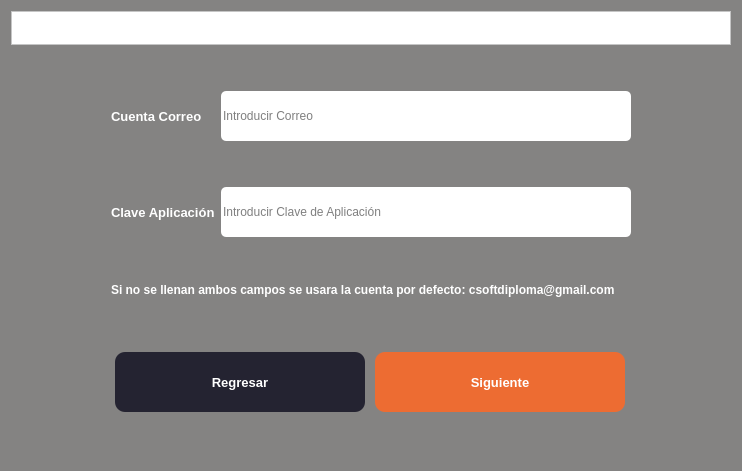
<?xml version="1.0" encoding="UTF-8"?>
<ui version="4.0">
 <class>Form</class>
 <widget class="QWidget" name="Form">
  <property name="geometry">
   <rect>
    <x>0</x>
    <y>0</y>
    <width>742</width>
    <height>471</height>
   </rect>
  </property>
  <property name="palette">
   <palette>
    <active>
     <colorrole role="WindowText">
      <brush brushstyle="SolidPattern">
       <color alpha="255">
        <red>255</red>
        <green>255</green>
        <blue>255</blue>
       </color>
      </brush>
     </colorrole>
     <colorrole role="Button">
      <brush brushstyle="SolidPattern">
       <color alpha="255">
        <red>132</red>
        <green>131</green>
        <blue>130</blue>
       </color>
      </brush>
     </colorrole>
     <colorrole role="Light">
      <brush brushstyle="SolidPattern">
       <color alpha="255">
        <red>255</red>
        <green>255</green>
        <blue>255</blue>
       </color>
      </brush>
     </colorrole>
     <colorrole role="Midlight">
      <brush brushstyle="SolidPattern">
       <color alpha="255">
        <red>255</red>
        <green>255</green>
        <blue>255</blue>
       </color>
      </brush>
     </colorrole>
     <colorrole role="Dark">
      <brush brushstyle="SolidPattern">
       <color alpha="255">
        <red>127</red>
        <green>127</green>
        <blue>127</blue>
       </color>
      </brush>
     </colorrole>
     <colorrole role="Mid">
      <brush brushstyle="SolidPattern">
       <color alpha="255">
        <red>170</red>
        <green>170</green>
        <blue>170</blue>
       </color>
      </brush>
     </colorrole>
     <colorrole role="Text">
      <brush brushstyle="SolidPattern">
       <color alpha="255">
        <red>255</red>
        <green>255</green>
        <blue>255</blue>
       </color>
      </brush>
     </colorrole>
     <colorrole role="BrightText">
      <brush brushstyle="SolidPattern">
       <color alpha="255">
        <red>255</red>
        <green>255</green>
        <blue>255</blue>
       </color>
      </brush>
     </colorrole>
     <colorrole role="ButtonText">
      <brush brushstyle="SolidPattern">
       <color alpha="255">
        <red>255</red>
        <green>255</green>
        <blue>255</blue>
       </color>
      </brush>
     </colorrole>
     <colorrole role="Base">
      <brush brushstyle="SolidPattern">
       <color alpha="255">
        <red>132</red>
        <green>131</green>
        <blue>130</blue>
       </color>
      </brush>
     </colorrole>
     <colorrole role="Window">
      <brush brushstyle="SolidPattern">
       <color alpha="255">
        <red>132</red>
        <green>131</green>
        <blue>130</blue>
       </color>
      </brush>
     </colorrole>
     <colorrole role="Shadow">
      <brush brushstyle="SolidPattern">
       <color alpha="255">
        <red>0</red>
        <green>0</green>
        <blue>0</blue>
       </color>
      </brush>
     </colorrole>
     <colorrole role="AlternateBase">
      <brush brushstyle="SolidPattern">
       <color alpha="255">
        <red>255</red>
        <green>255</green>
        <blue>255</blue>
       </color>
      </brush>
     </colorrole>
     <colorrole role="ToolTipBase">
      <brush brushstyle="SolidPattern">
       <color alpha="255">
        <red>255</red>
        <green>255</green>
        <blue>220</blue>
       </color>
      </brush>
     </colorrole>
     <colorrole role="ToolTipText">
      <brush brushstyle="SolidPattern">
       <color alpha="255">
        <red>0</red>
        <green>0</green>
        <blue>0</blue>
       </color>
      </brush>
     </colorrole>
    </active>
    <inactive>
     <colorrole role="WindowText">
      <brush brushstyle="SolidPattern">
       <color alpha="255">
        <red>255</red>
        <green>255</green>
        <blue>255</blue>
       </color>
      </brush>
     </colorrole>
     <colorrole role="Button">
      <brush brushstyle="SolidPattern">
       <color alpha="255">
        <red>132</red>
        <green>131</green>
        <blue>130</blue>
       </color>
      </brush>
     </colorrole>
     <colorrole role="Light">
      <brush brushstyle="SolidPattern">
       <color alpha="255">
        <red>255</red>
        <green>255</green>
        <blue>255</blue>
       </color>
      </brush>
     </colorrole>
     <colorrole role="Midlight">
      <brush brushstyle="SolidPattern">
       <color alpha="255">
        <red>255</red>
        <green>255</green>
        <blue>255</blue>
       </color>
      </brush>
     </colorrole>
     <colorrole role="Dark">
      <brush brushstyle="SolidPattern">
       <color alpha="255">
        <red>127</red>
        <green>127</green>
        <blue>127</blue>
       </color>
      </brush>
     </colorrole>
     <colorrole role="Mid">
      <brush brushstyle="SolidPattern">
       <color alpha="255">
        <red>170</red>
        <green>170</green>
        <blue>170</blue>
       </color>
      </brush>
     </colorrole>
     <colorrole role="Text">
      <brush brushstyle="SolidPattern">
       <color alpha="255">
        <red>255</red>
        <green>255</green>
        <blue>255</blue>
       </color>
      </brush>
     </colorrole>
     <colorrole role="BrightText">
      <brush brushstyle="SolidPattern">
       <color alpha="255">
        <red>255</red>
        <green>255</green>
        <blue>255</blue>
       </color>
      </brush>
     </colorrole>
     <colorrole role="ButtonText">
      <brush brushstyle="SolidPattern">
       <color alpha="255">
        <red>255</red>
        <green>255</green>
        <blue>255</blue>
       </color>
      </brush>
     </colorrole>
     <colorrole role="Base">
      <brush brushstyle="SolidPattern">
       <color alpha="255">
        <red>132</red>
        <green>131</green>
        <blue>130</blue>
       </color>
      </brush>
     </colorrole>
     <colorrole role="Window">
      <brush brushstyle="SolidPattern">
       <color alpha="255">
        <red>132</red>
        <green>131</green>
        <blue>130</blue>
       </color>
      </brush>
     </colorrole>
     <colorrole role="Shadow">
      <brush brushstyle="SolidPattern">
       <color alpha="255">
        <red>0</red>
        <green>0</green>
        <blue>0</blue>
       </color>
      </brush>
     </colorrole>
     <colorrole role="AlternateBase">
      <brush brushstyle="SolidPattern">
       <color alpha="255">
        <red>255</red>
        <green>255</green>
        <blue>255</blue>
       </color>
      </brush>
     </colorrole>
     <colorrole role="ToolTipBase">
      <brush brushstyle="SolidPattern">
       <color alpha="255">
        <red>255</red>
        <green>255</green>
        <blue>220</blue>
       </color>
      </brush>
     </colorrole>
     <colorrole role="ToolTipText">
      <brush brushstyle="SolidPattern">
       <color alpha="255">
        <red>0</red>
        <green>0</green>
        <blue>0</blue>
       </color>
      </brush>
     </colorrole>
    </inactive>
    <disabled>
     <colorrole role="WindowText">
      <brush brushstyle="SolidPattern">
       <color alpha="255">
        <red>255</red>
        <green>255</green>
        <blue>255</blue>
       </color>
      </brush>
     </colorrole>
     <colorrole role="Button">
      <brush brushstyle="SolidPattern">
       <color alpha="255">
        <red>132</red>
        <green>131</green>
        <blue>130</blue>
       </color>
      </brush>
     </colorrole>
     <colorrole role="Light">
      <brush brushstyle="SolidPattern">
       <color alpha="255">
        <red>255</red>
        <green>255</green>
        <blue>255</blue>
       </color>
      </brush>
     </colorrole>
     <colorrole role="Midlight">
      <brush brushstyle="SolidPattern">
       <color alpha="255">
        <red>255</red>
        <green>255</green>
        <blue>255</blue>
       </color>
      </brush>
     </colorrole>
     <colorrole role="Dark">
      <brush brushstyle="SolidPattern">
       <color alpha="255">
        <red>127</red>
        <green>127</green>
        <blue>127</blue>
       </color>
      </brush>
     </colorrole>
     <colorrole role="Mid">
      <brush brushstyle="SolidPattern">
       <color alpha="255">
        <red>170</red>
        <green>170</green>
        <blue>170</blue>
       </color>
      </brush>
     </colorrole>
     <colorrole role="Text">
      <brush brushstyle="SolidPattern">
       <color alpha="255">
        <red>255</red>
        <green>255</green>
        <blue>255</blue>
       </color>
      </brush>
     </colorrole>
     <colorrole role="BrightText">
      <brush brushstyle="SolidPattern">
       <color alpha="255">
        <red>255</red>
        <green>255</green>
        <blue>255</blue>
       </color>
      </brush>
     </colorrole>
     <colorrole role="ButtonText">
      <brush brushstyle="SolidPattern">
       <color alpha="255">
        <red>255</red>
        <green>255</green>
        <blue>255</blue>
       </color>
      </brush>
     </colorrole>
     <colorrole role="Base">
      <brush brushstyle="SolidPattern">
       <color alpha="255">
        <red>132</red>
        <green>131</green>
        <blue>130</blue>
       </color>
      </brush>
     </colorrole>
     <colorrole role="Window">
      <brush brushstyle="SolidPattern">
       <color alpha="255">
        <red>132</red>
        <green>131</green>
        <blue>130</blue>
       </color>
      </brush>
     </colorrole>
     <colorrole role="Shadow">
      <brush brushstyle="SolidPattern">
       <color alpha="255">
        <red>0</red>
        <green>0</green>
        <blue>0</blue>
       </color>
      </brush>
     </colorrole>
     <colorrole role="AlternateBase">
      <brush brushstyle="SolidPattern">
       <color alpha="255">
        <red>255</red>
        <green>255</green>
        <blue>255</blue>
       </color>
      </brush>
     </colorrole>
     <colorrole role="ToolTipBase">
      <brush brushstyle="SolidPattern">
       <color alpha="255">
        <red>255</red>
        <green>255</green>
        <blue>220</blue>
       </color>
      </brush>
     </colorrole>
     <colorrole role="ToolTipText">
      <brush brushstyle="SolidPattern">
       <color alpha="255">
        <red>0</red>
        <green>0</green>
        <blue>0</blue>
       </color>
      </brush>
     </colorrole>
    </disabled>
   </palette>
  </property>
  <property name="windowTitle">
   <string>Generador de Diplomas</string>
  </property>
  <property name="autoFillBackground">
   <bool>false</bool>
  </property>
  <property name="styleSheet">
   <string notr="true">color: white;
background-color: rgb(132, 131, 130);</string>
  </property>
  <layout class="QVBoxLayout" name="verticalLayout">
   <item>
    <widget class="QFrame" name="frame">
     <property name="sizePolicy">
      <sizepolicy hsizetype="Preferred" vsizetype="Fixed">
       <horstretch>0</horstretch>
       <verstretch>0</verstretch>
      </sizepolicy>
     </property>
     <property name="maximumSize">
      <size>
       <width>16777215</width>
       <height>81</height>
      </size>
     </property>
     <property name="autoFillBackground">
      <bool>false</bool>
     </property>
     <property name="styleSheet">
      <string notr="true">background-color: rgb(255, 255, 255)
</string>
     </property>
     <property name="frameShape">
      <enum>QFrame::StyledPanel</enum>
     </property>
     <property name="frameShadow">
      <enum>QFrame::Raised</enum>
     </property>
     <layout class="QGridLayout" name="gridLayout_2">
      <item row="0" column="0">
       <widget class="QLabel" name="lbLogo">
        <property name="sizePolicy">
         <sizepolicy hsizetype="Maximum" vsizetype="Preferred">
          <horstretch>0</horstretch>
          <verstretch>0</verstretch>
         </sizepolicy>
        </property>
        <property name="autoFillBackground">
         <bool>false</bool>
        </property>
        <property name="styleSheet">
         <string notr="true"/>
        </property>
        <property name="text">
         <string/>
        </property>
        <property name="pixmap">
         <pixmap>../icons/csoftmty_logo.png</pixmap>
        </property>
        <property name="scaledContents">
         <bool>false</bool>
        </property>
       </widget>
      </item>
     </layout>
    </widget>
   </item>
   <item>
    <layout class="QVBoxLayout" name="verticalLayout_3">
     <property name="leftMargin">
      <number>100</number>
     </property>
     <property name="rightMargin">
      <number>100</number>
     </property>
     <item>
      <layout class="QGridLayout" name="gridLayout">
       <item row="1" column="0">
        <widget class="QLabel" name="label_5">
         <property name="font">
          <font>
           <family>Yu Gothic UI</family>
           <pointsize>10</pointsize>
           <weight>75</weight>
           <bold>true</bold>
          </font>
         </property>
         <property name="text">
          <string>Cuenta Correo</string>
         </property>
        </widget>
       </item>
       <item row="3" column="1">
        <widget class="QLineEdit" name="tfPwd">
         <property name="minimumSize">
          <size>
           <width>200</width>
           <height>50</height>
          </size>
         </property>
         <property name="font">
          <font>
           <family>Yu Gothic UI</family>
           <pointsize>9</pointsize>
          </font>
         </property>
         <property name="styleSheet">
          <string notr="true">color: black;
background-color: white;
border-radius: 5px;</string>
         </property>
         <property name="inputMask">
          <string/>
         </property>
         <property name="text">
          <string/>
         </property>
         <property name="placeholderText">
          <string>Introducir Clave de Aplicación</string>
         </property>
        </widget>
       </item>
       <item row="6" column="0" colspan="2">
        <widget class="QLabel" name="label">
         <property name="font">
          <font>
           <family>Yu Gothic UI</family>
           <weight>75</weight>
           <bold>true</bold>
          </font>
         </property>
         <property name="text">
          <string>Si no se llenan ambos campos se usara la cuenta por defecto: csoftdiploma@gmail.com</string>
         </property>
        </widget>
       </item>
       <item row="1" column="1">
        <widget class="QLineEdit" name="tfCorreo">
         <property name="minimumSize">
          <size>
           <width>200</width>
           <height>50</height>
          </size>
         </property>
         <property name="palette">
          <palette>
           <active>
            <colorrole role="WindowText">
             <brush brushstyle="SolidPattern">
              <color alpha="255">
               <red>0</red>
               <green>0</green>
               <blue>0</blue>
              </color>
             </brush>
            </colorrole>
            <colorrole role="Button">
             <brush brushstyle="SolidPattern">
              <color alpha="255">
               <red>255</red>
               <green>255</green>
               <blue>255</blue>
              </color>
             </brush>
            </colorrole>
            <colorrole role="Text">
             <brush brushstyle="SolidPattern">
              <color alpha="255">
               <red>0</red>
               <green>0</green>
               <blue>0</blue>
              </color>
             </brush>
            </colorrole>
            <colorrole role="ButtonText">
             <brush brushstyle="SolidPattern">
              <color alpha="255">
               <red>0</red>
               <green>0</green>
               <blue>0</blue>
              </color>
             </brush>
            </colorrole>
            <colorrole role="Base">
             <brush brushstyle="SolidPattern">
              <color alpha="255">
               <red>255</red>
               <green>255</green>
               <blue>255</blue>
              </color>
             </brush>
            </colorrole>
            <colorrole role="Window">
             <brush brushstyle="SolidPattern">
              <color alpha="255">
               <red>255</red>
               <green>255</green>
               <blue>255</blue>
              </color>
             </brush>
            </colorrole>
           </active>
           <inactive>
            <colorrole role="WindowText">
             <brush brushstyle="SolidPattern">
              <color alpha="255">
               <red>0</red>
               <green>0</green>
               <blue>0</blue>
              </color>
             </brush>
            </colorrole>
            <colorrole role="Button">
             <brush brushstyle="SolidPattern">
              <color alpha="255">
               <red>255</red>
               <green>255</green>
               <blue>255</blue>
              </color>
             </brush>
            </colorrole>
            <colorrole role="Text">
             <brush brushstyle="SolidPattern">
              <color alpha="255">
               <red>0</red>
               <green>0</green>
               <blue>0</blue>
              </color>
             </brush>
            </colorrole>
            <colorrole role="ButtonText">
             <brush brushstyle="SolidPattern">
              <color alpha="255">
               <red>0</red>
               <green>0</green>
               <blue>0</blue>
              </color>
             </brush>
            </colorrole>
            <colorrole role="Base">
             <brush brushstyle="SolidPattern">
              <color alpha="255">
               <red>255</red>
               <green>255</green>
               <blue>255</blue>
              </color>
             </brush>
            </colorrole>
            <colorrole role="Window">
             <brush brushstyle="SolidPattern">
              <color alpha="255">
               <red>255</red>
               <green>255</green>
               <blue>255</blue>
              </color>
             </brush>
            </colorrole>
           </inactive>
           <disabled>
            <colorrole role="WindowText">
             <brush brushstyle="SolidPattern">
              <color alpha="255">
               <red>0</red>
               <green>0</green>
               <blue>0</blue>
              </color>
             </brush>
            </colorrole>
            <colorrole role="Button">
             <brush brushstyle="SolidPattern">
              <color alpha="255">
               <red>255</red>
               <green>255</green>
               <blue>255</blue>
              </color>
             </brush>
            </colorrole>
            <colorrole role="Text">
             <brush brushstyle="SolidPattern">
              <color alpha="255">
               <red>0</red>
               <green>0</green>
               <blue>0</blue>
              </color>
             </brush>
            </colorrole>
            <colorrole role="ButtonText">
             <brush brushstyle="SolidPattern">
              <color alpha="255">
               <red>0</red>
               <green>0</green>
               <blue>0</blue>
              </color>
             </brush>
            </colorrole>
            <colorrole role="Base">
             <brush brushstyle="SolidPattern">
              <color alpha="255">
               <red>255</red>
               <green>255</green>
               <blue>255</blue>
              </color>
             </brush>
            </colorrole>
            <colorrole role="Window">
             <brush brushstyle="SolidPattern">
              <color alpha="255">
               <red>255</red>
               <green>255</green>
               <blue>255</blue>
              </color>
             </brush>
            </colorrole>
           </disabled>
          </palette>
         </property>
         <property name="font">
          <font>
           <family>Yu Gothic UI</family>
           <pointsize>9</pointsize>
          </font>
         </property>
         <property name="cursor">
          <cursorShape>ArrowCursor</cursorShape>
         </property>
         <property name="styleSheet">
          <string notr="true">color: black;
background-color: white;
border-radius: 5px;</string>
         </property>
         <property name="inputMask">
          <string/>
         </property>
         <property name="text">
          <string/>
         </property>
         <property name="placeholderText">
          <string>Introducir Correo</string>
         </property>
        </widget>
       </item>
       <item row="3" column="0">
        <widget class="QLabel" name="label_6">
         <property name="font">
          <font>
           <family>Yu Gothic UI</family>
           <pointsize>10</pointsize>
           <weight>75</weight>
           <bold>true</bold>
          </font>
         </property>
         <property name="text">
          <string>Clave Aplicación</string>
         </property>
        </widget>
       </item>
       <item row="2" column="1">
        <spacer name="verticalSpacer_4">
         <property name="orientation">
          <enum>Qt::Vertical</enum>
         </property>
         <property name="sizeHint" stdset="0">
          <size>
           <width>20</width>
           <height>40</height>
          </size>
         </property>
        </spacer>
       </item>
       <item row="0" column="1">
        <spacer name="verticalSpacer">
         <property name="orientation">
          <enum>Qt::Vertical</enum>
         </property>
         <property name="sizeHint" stdset="0">
          <size>
           <width>20</width>
           <height>40</height>
          </size>
         </property>
        </spacer>
       </item>
       <item row="4" column="1">
        <spacer name="verticalSpacer_5">
         <property name="orientation">
          <enum>Qt::Vertical</enum>
         </property>
         <property name="sizeHint" stdset="0">
          <size>
           <width>20</width>
           <height>40</height>
          </size>
         </property>
        </spacer>
       </item>
      </layout>
     </item>
     <item>
      <spacer name="verticalSpacer_2">
       <property name="orientation">
        <enum>Qt::Vertical</enum>
       </property>
       <property name="sizeHint" stdset="0">
        <size>
         <width>20</width>
         <height>40</height>
        </size>
       </property>
      </spacer>
     </item>
     <item>
      <layout class="QHBoxLayout" name="horizontalLayout">
       <item>
        <widget class="QPushButton" name="btnBack">
         <property name="sizePolicy">
          <sizepolicy hsizetype="Maximum" vsizetype="Fixed">
           <horstretch>0</horstretch>
           <verstretch>0</verstretch>
          </sizepolicy>
         </property>
         <property name="minimumSize">
          <size>
           <width>250</width>
           <height>60</height>
          </size>
         </property>
         <property name="font">
          <font>
           <family>Yu Gothic UI</family>
           <pointsize>10</pointsize>
           <weight>75</weight>
           <bold>true</bold>
          </font>
         </property>
         <property name="styleSheet">
          <string notr="true">background-color: #242331;
border-radius: 10px</string>
         </property>
         <property name="text">
          <string>Regresar</string>
         </property>
        </widget>
       </item>
       <item>
        <widget class="QPushButton" name="btnNext">
         <property name="sizePolicy">
          <sizepolicy hsizetype="Maximum" vsizetype="Fixed">
           <horstretch>0</horstretch>
           <verstretch>0</verstretch>
          </sizepolicy>
         </property>
         <property name="minimumSize">
          <size>
           <width>250</width>
           <height>60</height>
          </size>
         </property>
         <property name="font">
          <font>
           <family>Yu Gothic UI</family>
           <pointsize>10</pointsize>
           <weight>75</weight>
           <bold>true</bold>
          </font>
         </property>
         <property name="styleSheet">
          <string notr="true">background-color: rgb(237, 108, 50);
border-radius: 10px</string>
         </property>
         <property name="text">
          <string>Siguiente</string>
         </property>
        </widget>
       </item>
      </layout>
     </item>
     <item>
      <spacer name="verticalSpacer_3">
       <property name="orientation">
        <enum>Qt::Vertical</enum>
       </property>
       <property name="sizeHint" stdset="0">
        <size>
         <width>20</width>
         <height>40</height>
        </size>
       </property>
      </spacer>
     </item>
    </layout>
   </item>
  </layout>
 </widget>
 <resources/>
 <connections/>
</ui>
